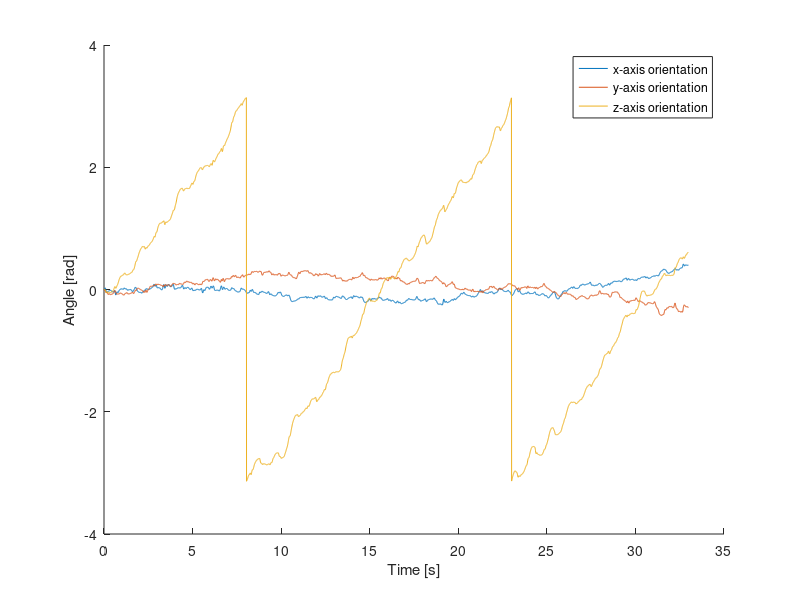

This figure's MATLAB source: (Note: this script raises an error after producing the figure.)
%% Homework 2
clc, close all, clear all

%% 1.b

load('HW2.2.mat');
fs = 1/(timestep(2)-timestep(1));

%% 1.b.3

angles = zeros(size(G));
for n = 2:length(angles)
    angles(:, n) = angles(:, n-1) + G(:, n)/fs;
end


% rotation around y-axis
for n = 0:0.001:3.14
    aa = [cos(n) 0 sin(n); 0 1 0 ; -sin(n) 0 cos(n)]*angles;
    avgang(round(1+1000*n)) = mean(aa(1, :).^2);
end
[~, rotangy] = min(avgang);
rotangy = rotangy/1000;
rotmaty = [cos(rotangy) 0 sin(rotangy); 0 1 0 ; -sin(rotangy) 0 cos(rotangy)];
angles = rotmaty*angles;
% rotation around x-axis
for n = 0:0.001:3.14
    aa = [1 0 0 ; 0 cos(n) -sin(n); 0 sin(n) cos(n)]*angles;
    avgang(round(1+1000*n)) = mean(aa(2, :).^2);
end
[~, rotangx] = min(avgang);
rotangx = rotangx/1000;
rotmatx = [1 0 0 ; 0 cos(rotangx) -sin(rotangx); 0 sin(rotangx) cos(rotangx)];
angles = rotmatx*angles;
G_rot = rotmaty*G;
G_rot = rotmatx*G_rot;


% rotang = zeros(ceil(length(angles)/100), 2);
% for i = 1:ceil(length(angles)/100)
%     anglessub = angles(:, 100*(i-1)+1:min([length(angles) 100*i]));
%     for n = 0:0.01:3.14
%         aa = [cos(n) 0 sin(n); 0 1 0 ; -sin(n) 0 cos(n)]*anglessub;
%         avgang(round(1+100*n)) = mean(aa(1, :).^2);
%     end
%     [~, rotang(i, 1)] = min(avgang);
%     rotang(i, 1) = rotang(i, 1)/100;
%     rotmat = [cos(rotang(i, 1)) 0 sin(rotang(i, 1)); 0 1 0 ; -sin(rotang(i, 1)) 0 cos(rotang(i, 1))];
%     angles(:, 100*(i-1)+1:min([length(angles) 100*i])) = rotmat*anglessub;    
% end
% for i = 1:ceil(length(angles)/100)
%     anglessub = angles(:, 100*(i-1)+1:min([length(angles) 100*i]));
%     for n = 0:0.01:3.14
%         aa = [1 0 0 ; 0 cos(n) -sin(n); 0 sin(n) cos(n)]*anglessub;
%         avgang(round(1+100*n)) = mean(aa(2, :).^2);
%     end
%     [~, rotang(i, 2)] = min(avgang);
%     rotang(i, 2) = rotang(i, 2)/100;
%     rotmat = [1 0 0 ; 0 cos(rotang(i, 2)) -sin(rotang(i, 2)); 0 sin(rotang(i, 2)) cos(rotang(i, 2))];
%     angles(:, 100*(i-1)+1:min([length(angles) 100*i])) = rotmat*anglessub;
% end


angles = mod(angles+pi, 2*pi) - pi;

figure(3); hold on;
plot(timestep(1:length(angles)), angles')
xlabel('Time [s]'); ylabel('Angle [rad]')
legend('x-axis orientation', 'y-axis orientation', 'z-axis orientation')



%% 1.b.1


Acc = A;
% for i = 1:ceil(length(angles)/100)
%     rotmat = [cos(rotang(i, 1)) 0 sin(rotang(i, 1)); 0 1 0 ; -sin(rotang(i, 1)) 0 cos(rotang(i, 1))];
%     Acc(:, 100*(i-1)+1:min([length(angles) 100*i])) = rotmat*Acc(:, 100*(i-1)+1:min([length(angles) 100*i]));
%     rotmat = [1 0 0 ; 0 cos(rotang(i, 2)) -sin(rotang(i, 2)); 0 sin(rotang(i, 2)) cos(rotang(i, 2))];
%     Acc(:, 100*(i-1)+1:min([length(angles) 100*i])) = rotmat*Acc(:, 100*(i-1)+1:min([length(angles) 100*i])); 
% end

Acc = rotmaty*Acc;
Acc = rotmaty*Acc;

A_abs = sum(Acc.^2).^0.5;
A_abshorz = sum(Acc(1:2, :).^2).^0.5; % absolute value of the acceleration on the horizontal plane
A_locmean = movmean(A_abshorz, [15 15]);
A_locvariance = movmean((A_abshorz - A_locmean).^2, [15 15]);

h = [1/2 1/2];
binomialCoeff = conv(h,h);
for n = 1:300
    binomialCoeff = conv(binomialCoeff,h);
end

[peak, peakind] = findpeaks(conv(A_locvariance, binomialCoeff));
[vall, vallind] = findpeaks(-conv(A_locvariance, binomialCoeff));
vall = -vall;

N_steps = length(vall);     % this is the estimated number of steps

figure(1);
hold on;
plot(peakind, peak, 'o')
plot(vallind, vall, 'o')
plot([zeros(1, (length(binomialCoeff)-1)/2) A_locvariance])
plot(conv(A_locvariance, binomialCoeff))
xlabel('Time instants'); ylabel('Local acceleration variance [m^2 s^-4]');
legend('Local acc. var. peaks', 'Local acc. var. valleys', 'Local acc. variance', 'Smoothed loc. acc. var.')

%% 1.b.2


Atilde = lowpass(A_abshorz, 3, fs);

aux1 = movmax(Atilde, 15);
aux2 = movmin(Atilde, 15);
for n = 1:length(vall)    
    SL(n) = (aux1(vallind(n)-(length(binomialCoeff)-1)/2) - aux2(vallind(n)-(length(binomialCoeff)-1)/2))^0.25;
end
SL = SL/mean(SL)*0.8;

figure(2)
hold on;
plot(mean(SL)*ones(size(SL)), ':')
plot(SL, 'o')
plot(SL, '-.')
ylim([0, max(SL)+0.2])
legend('Avg. step length')
xlabel('Step number'); ylabel('Step length')



%% 1.b.4

positions = zeros(2, N_steps+1);
for i = 1:N_steps
    positions(1, 1+i) = positions(1, i) + SL(i)*cos(angles(3, vallind(i)-(length(binomialCoeff)-1)/2));
    positions(2, 1+i) = positions(2, i) + SL(i)*sin(angles(3, vallind(i)-(length(binomialCoeff)-1)/2));
end
% computing the LS circle parameters
ac=[positions(1, :)' positions(2, :)' ones(size(positions(1, :)'))]\[-(positions(1, :)'.^2+positions(2, :)'.^2)];
xc = -.5*ac(1);
yc = -.5*ac(2);
Rc  =  sqrt((ac(1)^2+ac(2)^2)/4-ac(3));
circle = [[xc+Rc.*cos(0:0.01:3.14) xc+Rc.*cos(3.14:-0.01:0)]', [yc+Rc.*sin(0:0.01:3.14) yc-Rc.*sin(3.14:-0.01:0)]']';

% plotting the positions
figure(4); hold on;
plot(positions(1, :), positions(2, :), '.-');
plot([xc+Rc.*cos(0:0.01:3.14) xc+Rc.*cos(3.14:-0.01:0)] , [yc+Rc.*sin(0:0.01:3.14) yc-Rc.*sin(3.14:-0.01:0)], ':black')
xlabel('x-axis [m]'); ylabel('y-axis [m]')
xlim([min(positions(1, :))-1, max(positions(1, :))+1])
ylim([min(positions(2, :))-1, max(positions(2, :))+1])
legend('Step by step est. trajectory')
%% 1.b.5

T = mean(timestep(vallind-(length(binomialCoeff)-1)/2)-[0; timestep(vallind(1:end-1)-(length(binomialCoeff)-1)/2)]);

% T=1;

P = [1 0 T 0; ...
     0 1 0 T; ...
     0 0 1 0; ...
     0 0 0 1];

H = [1 0 0 0; ...
     0 1 0 0];

R = 1*diag([5 5]);

Ct = 10*diag([0.5 0.5 1 1]);
Cp = 10*Ct;

theta = zeros(4, 1);



for i = 2:N_steps
    % Prediction
    theta_k = P*theta;
    Cp_k = P*Cp*P' + Ct;
    % Measurements
    Zk = H*theta_k;
    Sk = H*Cp_k*H' + R;
    % Update
    Gk = (Cp_k*H')*pinv(Sk);
    E_k = positions(:, i) - Zk;
    theta_k1 = theta_k + Gk*E_k;
    Cp_k1 = (eye(4) - Gk*H)*Cp_k;
    Pest(i, :) = theta_k1;
    
    theta = theta_k1;
    Cp = Cp_k1;
end

RMSEtraj = 0;
for i = 1:length(Pest)
    RMSEtraj = RMSEtraj + min((sum((Pest(i, 1:2) - circle')'.^2)).^0.5)/length(Pest);
end

figure(5); hold on;
plot(positions(1, :), positions(2, :), '.-');
plot(Pest(:, 1), Pest(:, 2))
legend('Pedestrian traj.', 'KF Tracked traj.');
xlim([min(positions(1, :))-1, max(positions(1, :))+1])
ylim([min(positions(2, :))-1, max(positions(2, :))+1])

%% 2.b

ts = 1/fs;   % sampling period

sigma_ah = mean((A_abshorz - mean(A_abshorz)).^2);
sigma_g = mean((G_rot(3, :) - mean(G_rot(3, :))).^2);

theta = [0 0 1.5 0 mean(G_rot(3,:)) mean(A_abshorz)]';   % xposition -yposition - abs.speed - heading angle - angular velocity - absolute value
Var = diag([sigma_ah sigma_g]);
H   = [ 0 0 0 0 0 1; ...
        0 0 0 0 1 0];
F_k = zeros(length(theta));
F_k(1,1) = 1;
F_k(2,2) = 1;
F_k(1,3) = ts*cos(theta(4));
F_k(1,4) = ts*sin(theta(4));
F_k(2,3) = -(ts*theta(3) + ts^2/2*theta(6))*sin(theta(4));
F_k(2,4) =  (ts*theta(3) + ts^2/2*theta(6))*cos(theta(4));
F_k(3,6) = ts;
F_k(4,5) = ts;

Ct = zeros(length(theta));
Ct(1,1) = ts^5/20*(Var(2,2)*(theta(3)*sin(theta(4)))^2 + Var(1,1)*(theta(3)*cos(theta(4)))^2);
Ct(1,2) = ts^5/20*sin(theta(4))*cos(theta(4))*(Var(1,1) - Var(2,2)*theta(3)^2);
Ct(1,3) = ts^4/8*Var(1,1)*cos(theta(4));
Ct(1,4) = - ts^4/8*Var(2,2)*theta(3)*sin(theta(4));
Ct(1,5) = - ts^3/6*Var(2,2)*theta(3)*sin(theta(4));
Ct(1,6) = ts^3/6*Var(1,1)*cos(theta(4));
Ct(2,1) = Ct(1,2);
Ct(2,2) = ts^5/20*(Var(2,2)*(theta(3)*cos(theta(4)))^2 + Var(1,1)*(theta(3)*sin(theta(4)))^2);
Ct(2,3) = ts^4/8*Var(1,1)*sin(theta(4));
Ct(2,4) = ts^4/8*Var(2,2)*theta(3)*cos(theta(4));
Ct(2,5) = ts^3/6*Var(2,2)*theta(3)*cos(theta(4));
Ct(2,6) = ts^3/6*Var(1,1)*sin(theta(4));
Ct(3,1) = Var(1,1)*ts^4/8*cos(theta(4));
Ct(3,2) = Var(1,1)*ts^4/8*sin(theta(4));
Ct(3,3) = Var(1,1)*ts^3/3;
Ct(3,6) = Var(1,1)*ts^2/2;
Ct(4,1) = -Var(2,2)*ts^4/8*theta(3)*sin(theta(4));
Ct(4,2) = Var(2,2)*ts^4/8*theta(3)*cos(theta(4));
Ct(4,4) = Var(2,2)*ts^3/3;
Ct(4,5) = Var(2,2)*ts^2/2;
Ct(5,1) = -Var(2,2)*ts^3/6*theta(3)*sin(theta(4));
Ct(5,2) = Var(2,2)*ts^3/6*theta(3)*cos(theta(4));
Ct(5,4) = Var(2,2)*ts^2/2;
Ct(5,5) = Var(2,2)*ts;
Ct(6,1) = Var(1,1)*ts^3/6*cos(theta(4));
Ct(6,2) = Var(1,1)*ts^3/6*sin(theta(4));
Ct(6,3) = Var(1,1)*ts^2/2;
Ct(6,6) = Var(1,1)*ts;

R = diag([sigma_ah sigma_g]);

Pest = zeros(length(timestep), 2);  %estimated positions
Pest(1,:) = theta(1:2);
Vest = zeros(1, length(timestep));  % estimated velocity
Vest(1) = theta(3);
Cp = 10*Ct;
theta_k1 = theta;

for t = 2:length(timestep)
    %Prediction
    theta_k(1) = theta(1) + (theta(3)*ts + theta(6)*ts^2/2)*cos(theta(4)); %+ v(1);
    theta_k(2) = theta(2) + (theta(3)*ts + theta(6)*ts^2/2)*sin(theta(4)); %+ v(2);
    theta_k(3) = 1.25 + theta(6)*ts;
    theta_k(4) = wrapToPi(theta(4) + theta(5)*ts); %+ v(4);
    theta_k(5) = wrapToPi(theta(5)); %+ v(5);
    theta_k(6) = theta(6); %+ v(6);
    if (size(theta_k) == [1 6])
        theta_k = theta_k';
    end
    Cp_k = F_k*Cp*F_k' + Ct;
    %Measurement prediction
    Zk = H*theta_k;
    %Predicted noise covariance
    Sk = H*Cp_k*H' + R;
    %Update
    %Kalman Gain
    G_k = (Cp_k*H')*pinv(Sk);
    E_k = [A_abshorz(t); G_rot(3,t-1)] - Zk;
    theta_k1 = theta_k + G_k*E_k;
    Cp_k1 = (eye(6) - G_k*H) * Cp_k;
    %Actual position estimation
    Pest(t,:) = theta_k1(1:2)';
    Sest(t) = theta_k1(3);
    %Update of the new prior variables and matrices
    theta = theta_k1;
    Cp = Cp_k1;
    
    F_k = zeros(length(theta));
    F_k(1,1) = 1;
    F_k(2,2) = 1;
    F_k(1,3) = ts*cos(theta(4));
    F_k(1,4) = ts*sin(theta(4));
    F_k(2,3) = -(ts*theta(3) + ts^2/2*theta(6))*sin(theta(4));
    F_k(2,4) =  (ts*theta(3) + ts^2/2*theta(6))*cos(theta(4));
    F_k(3,6) = ts;
    F_k(4,5) = ts;
    
    Ct = zeros(length(theta));
    Ct(1,1) = ts^5/20*(Var(2,2)*(theta(3)*sin(theta(4)))^2 + Var(1,1)*(theta(3)*cos(theta(4)))^2);
    Ct(1,2) = ts^5/20*sin(theta(4))*cos(theta(4))*(Var(1,1) - Var(2,2)*theta(3)^2);
    Ct(1,3) = ts^4/8*Var(1,1)*cos(theta(4));
    Ct(1,4) = - ts^4/8*Var(2,2)*theta(3)*sin(theta(4));
    Ct(1,5) = - ts^3/6*Var(2,2)*theta(3)*sin(theta(4));
    Ct(1,6) = ts^3/6*Var(1,1)*cos(theta(4));
    Ct(2,1) = Ct(1,2);
    Ct(2,2) = ts^5/20*(Var(2,2)*(theta(3)*cos(theta(4)))^2 + Var(1,1)*(theta(3)*sin(theta(4)))^2);
    Ct(2,3) = ts^4/8*Var(1,1)*sin(theta(4));
    Ct(2,4) = ts^4/8*Var(2,2)*theta(3)*cos(theta(4));
    Ct(2,5) = ts^3/6*Var(2,2)*theta(3)*cos(theta(4));
    Ct(2,6) = ts^3/6*Var(1,1)*sin(theta(4));
    Ct(3,1) = Var(1,1)*ts^4/8*cos(theta(4));
    Ct(3,2) = Var(1,1)*ts^4/8*sin(theta(4));
    Ct(3,3) = Var(1,1)*ts^3/3;
    Ct(3,6) = Var(1,1)*ts^2/2;
    Ct(4,1) = -Var(2,2)*ts^4/8*theta(3)*sin(theta(4));
    Ct(4,2) = Var(2,2)*ts^4/8*theta(3)*cos(theta(4));
    Ct(4,4) = Var(2,2)*ts^3/3;
    Ct(4,5) = Var(2,2)*ts^2/2;
    Ct(5,1) = -Var(2,2)*ts^3/6*theta(3)*sin(theta(4));
    Ct(5,2) = Var(2,2)*ts^3/6*theta(3)*cos(theta(4));
    Ct(5,4) = Var(2,2)*ts^2/2;
    Ct(5,5) = Var(2,2)*ts;
    Ct(6,1) = Var(1,1)*ts^3/6*cos(theta(4));
    Ct(6,2) = Var(1,1)*ts^3/6*sin(theta(4));
    Ct(6,3) = Var(1,1)*ts^2/2;
    Ct(6,6) = Var(1,1)*ts;

end

avgspeedEKF = mean(((Pest(2:end, 1) - Pest(1:end-1, 1)).^2 + (Pest(2:end, 2) - Pest(1:end-1, 2)).^2).^0.5/ts);

% computing the LS circle parameters
ac=[Pest(:, 1) Pest(:, 2) ones(size(Pest(:, 1)))]\[-(Pest(:, 1).^2+Pest(:, 2).^2)];
xc = -.5*ac(1);
yc = -.5*ac(2);
Rc  =  sqrt((ac(1)^2+ac(2)^2)/4-ac(3));
circle = [[xc+Rc.*cos(0:0.01:3.14) xc+Rc.*cos(3.14:-0.01:0)]', [yc+Rc.*sin(0:0.01:3.14) yc-Rc.*sin(3.14:-0.01:0)]']';

RMSEekf = 0;
for i = 1:length(Pest)
    RMSEekf = RMSEekf + min((sum((Pest(i, :) - circle')'.^2)).^0.5)/length(Pest);
end


figure(6); hold on;
plot(positions(1, :), positions(2, :), '.-');
plot(Pest(:, 1), Pest(:, 2))
plot([xc+Rc.*cos(0:0.01:3.14) xc+Rc.*cos(3.14:-0.01:0)] , [yc+Rc.*sin(0:0.01:3.14) yc-Rc.*sin(3.14:-0.01:0)], ':black')
legend('Pedestrian traj.', 'EKF Tracked traj.');
xlim([min(positions(1, :))-2, max(positions(1, :))+1])
ylim([min(positions(2, :))-1, max(positions(2, :))+2])
close all